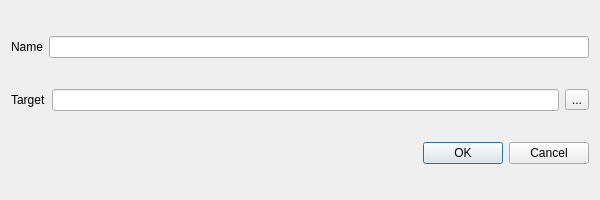
<?xml version="1.0" encoding="UTF-8"?>
<ui version="4.0">
 <class>PlaceEditDialog</class>
 <widget class="QDialog" name="PlaceEditDialog">
  <property name="geometry">
   <rect>
    <x>0</x>
    <y>0</y>
    <width>600</width>
    <height>200</height>
   </rect>
  </property>
  <property name="windowTitle">
   <string>Configure a Place</string>
  </property>
  <layout class="QVBoxLayout" name="verticalLayout_2">
   <item>
    <layout class="QHBoxLayout" name="nameLayout">
     <item>
      <widget class="QLabel" name="nameLabel">
       <property name="sizePolicy">
        <sizepolicy hsizetype="Preferred" vsizetype="Maximum">
         <horstretch>0</horstretch>
         <verstretch>0</verstretch>
        </sizepolicy>
       </property>
       <property name="text">
        <string>Name</string>
       </property>
      </widget>
     </item>
     <item>
      <widget class="QLineEdit" name="nameInput">
       <property name="sizePolicy">
        <sizepolicy hsizetype="Expanding" vsizetype="Fixed">
         <horstretch>0</horstretch>
         <verstretch>0</verstretch>
        </sizepolicy>
       </property>
      </widget>
     </item>
    </layout>
   </item>
   <item>
    <layout class="QHBoxLayout" name="targetLayout">
     <item>
      <widget class="QLabel" name="targetLabel">
       <property name="sizePolicy">
        <sizepolicy hsizetype="Preferred" vsizetype="Maximum">
         <horstretch>0</horstretch>
         <verstretch>0</verstretch>
        </sizepolicy>
       </property>
       <property name="text">
        <string>Target</string>
       </property>
      </widget>
     </item>
     <item>
      <widget class="QLineEdit" name="targetInput">
       <property name="sizePolicy">
        <sizepolicy hsizetype="Expanding" vsizetype="Fixed">
         <horstretch>0</horstretch>
         <verstretch>0</verstretch>
        </sizepolicy>
       </property>
      </widget>
     </item>
     <item>
      <widget class="QToolButton" name="selectButton">
       <property name="toolTip">
        <string>Select target folder</string>
       </property>
       <property name="text">
        <string>...</string>
       </property>
      </widget>
     </item>
    </layout>
   </item>
   <item>
    <widget class="QDialogButtonBox" name="buttonBox">
     <property name="orientation">
      <enum>Qt::Horizontal</enum>
     </property>
     <property name="standardButtons">
      <set>QDialogButtonBox::Cancel|QDialogButtonBox::Ok</set>
     </property>
    </widget>
   </item>
  </layout>
 </widget>
 <resources/>
 <connections>
  <connection>
   <sender>buttonBox</sender>
   <signal>accepted()</signal>
   <receiver>PlaceEditDialog</receiver>
   <slot>accept()</slot>
   <hints>
    <hint type="sourcelabel">
     <x>248</x>
     <y>254</y>
    </hint>
    <hint type="destinationlabel">
     <x>157</x>
     <y>274</y>
    </hint>
   </hints>
  </connection>
  <connection>
   <sender>buttonBox</sender>
   <signal>rejected()</signal>
   <receiver>PlaceEditDialog</receiver>
   <slot>reject()</slot>
   <hints>
    <hint type="sourcelabel">
     <x>316</x>
     <y>260</y>
    </hint>
    <hint type="destinationlabel">
     <x>286</x>
     <y>274</y>
    </hint>
   </hints>
  </connection>
 </connections>
</ui>
